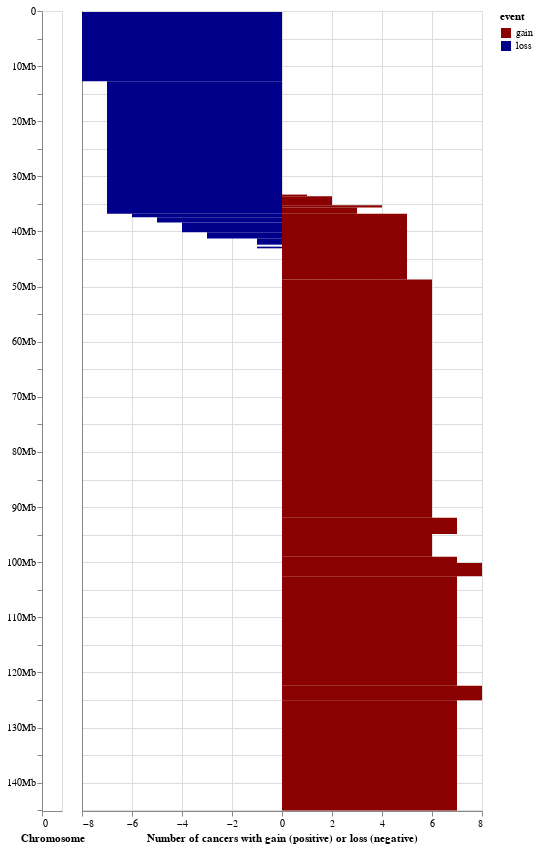

Notebook cell for this chart:
### Code cell
gistic_plot

### Figure 1 — Vega-Lite specification as saved in the notebook (floating-point values rounded to 4 significant figures)
{"config": {"view": {"continuousWidth": 400, "continuousHeight": 300}}, "hconcat": [{"data": {"name": "data-70833072e32b5889d0042db50b8b754f"}, "mark": "rect", "encoding": {"color": {"field": "color", "legend": null, "scale": {"domain": ["acen", "gneg", "gpos25", "gpos50", "gpos75", "gpos100", "gvar"], "range": ["crimson", "white", "lightgray", "darkgray", "dimgray", "black", "plum"]}, "type": "nominal"}, "order": {"field": "bp_start", "sort": "ascending", "type": "quantitative"}, "x": {"axis": {"grid": false, "labelAngle": 0, "labels": true, "ticks": true}, "field": "chromosome", "title": "Chromosome", "type": "quantitative"}, "y": {"axis": {"grid": false, "labelExpr": "datum.value == 0 ? 0 : datum.value % 10000000 ? null : slice(datum.label, -length(datum.label), -8) + 'Mb'", "values": [0, 5000000, 10000000, 15000000, 20000000, 25000000, 30000000, 35000000, 40000000, 45000000, 50000000, 55000000, 60000000, 65000000, 70000000, 75000000, 80000000, 85000000, 90000000, 95000000, 100000000, 105000000, 110000000, 115000000, 120000000, 125000000, 130000000, 135000000, 140000000, 145000000]}, "field": "bp_start", "scale": {"domain": [145100000.0, 0], "nice": false}, "title": null, "type": "quantitative"}, "y2": {"field": "bp_end"}}, "height": 800, "width": 20}, {"data": {"name": "data-a466a58f9b82f3fb517d4336ee86421c"}, "mark": "rect", "encoding": {"color": {"field": "event", "scale": {"domain": ["gain", "loss"], "range": ["darkred", "darkblue"]}, "type": "nominal"}, "tooltip": [{"field": "start", "format": ",", "type": "quantitative"}, {"field": "end", "format": ",", "type": "quantitative"}, {"field": "counts", "format": ",", "type": "quantitative"}], "x": {"field": "counts", "title": "Number of cancers with gain (positive) or loss (negative)", "type": "quantitative"}, "y": {"axis": {"labels": false, "ticks": false, "values": [0, 5000000, 10000000, 15000000, 20000000, 25000000, 30000000, 35000000, 40000000, 45000000, 50000000, 55000000, 60000000, 65000000, 70000000, 75000000, 80000000, 85000000, 90000000, 95000000, 100000000, 105000000, 110000000, 115000000, 120000000, 125000000, 130000000, 135000000, 140000000, 145000000]}, "field": "start", "title": null, "type": "quantitative"}, "y2": {"field": "end"}}}], "bounds": "flush", "resolve": {"scale": {"color": "independent", "y": "shared"}}, "$schema": "https://vega.github.io/schema/vega-lite/v4.17.0.json", "datasets": {"data-70833072e32b5889d0042db50b8b754f": [{"chromosome": 8, "arm": "p", "band": 23.3, "iscn_start": 0, "iscn_stop": 115, "bp_start": 1, "bp_stop": 2300000, "stain": "gneg", "density": null, "color": "gneg"}, {"chromosome": 8, "arm": "p", "band": 23.2, "iscn_start": 115, "iscn_stop": 331, "bp_start": 2300001, "bp_stop": 6300000, "stain": "gpos", "density": 75.0, "color": "gpos75"}, {"chromosome": 8, "arm": "p", "band": 23.1, "iscn_start": 331, "iscn_stop": 690, "bp_start": 6300001, "bp_stop": 12800000, "stain": "gneg", "density": null, "color": "gneg"}, {"chromosome": 8, "arm": "p", "band": 22.0, "iscn_start": 690, "iscn_stop": 992, "bp_start": 12800001, "bp_stop": 19200000, "stain": "gpos", "density": 100.0, "color": "gpos100"}, {"chromosome": 8, "arm": "p", "band": 21.3, "iscn_start": 992, "iscn_stop": 1179, "bp_start": 19200001, "bp_stop": 23500000, "stain": "gneg", "density": null, "color": "gneg"}, {"chromosome": 8, "arm": "p", "band": 21.2, "iscn_start": 1179, "iscn_stop": 1380, "bp_start": 23500001, "bp_stop": 27500000, "stain": "gpos", "density": 50.0, "color": "gpos50"}, {"chromosome": 8, "arm": "p", "band": 21.1, "iscn_start": 1380, "iscn_stop": 1639, "bp_start": 27500001, "bp_stop": 29000000, "stain": "gneg", "density": null, "color": "gneg"}, {"chromosome": 8, "arm": "p", "band": 12.0, "iscn_start": 1639, "iscn_stop": 1897, "bp_start": 29000001, "bp_stop": 36700000, "stain": "gpos", "density": 75.0, "color": "gpos75"}, {"chromosome": 8, "arm": "p", "band": 11.23, "iscn_start": 1897, "iscn_stop": 2041, "bp_start": 36700001, "bp_stop": 38500000, "stain": "gneg", "density": null, "color": "gneg"}, {"chromosome": 8, "arm": "p", "band": 11.22, "iscn_start": 2041, "iscn_stop": 2156, "bp_start": 38500001, "bp_stop": 39900000, "stain": "gpos", "density": 25.0, "color": "gpos25"}, {"chromosome": 8, "arm": "p", "band": 11.21, "iscn_start": 2156, "iscn_stop": 2343, "bp_start": 39900001, "bp_stop": 43200000, "stain": "gneg", "density": null, "color": "gneg"}, {"chromosome": 8, "arm": "p", "band": 11.1, "iscn_start": 2343, "iscn_stop": 2472, "bp_start": 43200001, "bp_stop": 45200000, "stain": "acen", "density": null, "color": "acen"}, {"chromosome": 8, "arm": "q", "band": 11.1, "iscn_start": 2472, "iscn_stop": 2645, "bp_start": 45200001, "bp_stop": 47200000, "stain": "acen", "density": null, "color": "acen"}, {"chromosome": 8, "arm": "q", "band": 11.21, "iscn_start": 2645, "iscn_stop": 2817, "bp_start": 47200001, "bp_stop": 51300000, "stain": "gneg", "density": null, "color": "gneg"}, {"chromosome": 8, "arm": "q", "band": 11.22, "iscn_start": 2817, "iscn_stop": 3033, "bp_start": 51300001, "bp_stop": 51700000, "stain": "gpos", "density": 75.0, "color": "gpos75"}, {"chromosome": 8, "arm": "q", "band": 11.23, "iscn_start": 3033, "iscn_stop": 3277, "bp_start": 51700001, "bp_stop": 54600000, "stain": "gneg", "density": null, "color": "gneg"}, {"chromosome": 8, "arm": "q", "band": 12.1, "iscn_start": 3277, "iscn_stop": 3493, "bp_start": 54600001, "bp_stop": 60600000, "stain": "gpos", "density": 50.0, "color": "gpos50"}, {"chromosome": 8, "arm": "q", "band": 12.2, "iscn_start": 3493, "iscn_stop": 3622, "bp_start": 60600001, "bp_stop": 61300000, "stain": "gneg", "density": null, "color": "gneg"}, {"chromosome": 8, "arm": "q", "band": 12.3, "iscn_start": 3622, "iscn_stop": 3809, "bp_start": 61300001, "bp_stop": 65100000, "stain": "gpos", "density": 50.0, "color": "gpos50"}, {"chromosome": 8, "arm": "q", "band": 13.1, "iscn_start": 3809, "iscn_stop": 3938, "bp_start": 65100001, "bp_stop": 67100000, "stain": "gneg", "density": null, "color": "gneg"}, {"chromosome": 8, "arm": "q", "band": 13.2, "iscn_start": 3938, "iscn_stop": 4096, "bp_start": 67100001, "bp_stop": 69600000, "stain": "gpos", "density": 50.0, "color": "gpos50"}, {"chromosome": 8, "arm": "q", "band": 13.3, "iscn_start": 4096, "iscn_stop": 4312, "bp_start": 69600001, "bp_stop": 72000000, "stain": "gneg", "density": null, "color": "gneg"}, {"chromosome": 8, "arm": "q", "band": 21.11, "iscn_start": 4312, "iscn_stop": 4545, "bp_start": 72000001, "bp_stop": 74600000, "stain": "gpos", "density": 100.0, "color": "gpos100"}, {"chromosome": 8, "arm": "q", "band": 21.12, "iscn_start": 4545, "iscn_stop": 4628, "bp_start": 74600001, "bp_stop": 74700000, "stain": "gneg", "density": null, "color": "gneg"}, {"chromosome": 8, "arm": "q", "band": 21.13, "iscn_start": 4628, "iscn_stop": 4858, "bp_start": 74700001, "bp_stop": 83500000, "stain": "gpos", "density": 75.0, "color": "gpos75"}, {"chromosome": 8, "arm": "q", "band": 21.2, "iscn_start": 4858, "iscn_stop": 4959, "bp_start": 83500001, "bp_stop": 85900000, "stain": "gneg", "density": null, "color": "gneg"}, {"chromosome": 8, "arm": "q", "band": 21.3, "iscn_start": 4959, "iscn_stop": 5289, "bp_start": 85900001, "bp_stop": 92300000, "stain": "gpos", "density": 100.0, "color": "gpos100"}, {"chromosome": 8, "arm": "q", "band": 22.1, "iscn_start": 5289, "iscn_stop": 5577, "bp_start": 92300001, "bp_stop": 97900000, "stain": "gneg", "density": null, "color": "gneg"}, {"chromosome": 8, "arm": "q", "band": 22.2, "iscn_start": 5577, "iscn_stop": 5692, "bp_start": 97900001, "bp_stop": 100500000, "stain": "gpos", "density": 25.0, "color": "gpos25"}, {"chromosome": 8, "arm": "q", "band": 22.3, "iscn_start": 5692, "iscn_stop": 5922, "bp_start": 100500001, "bp_stop": 105100000, "stain": "gneg", "density": null, "color": "gneg"}, {"chromosome": 8, "arm": "q", "band": 23.1, "iscn_start": 5922, "iscn_stop": 6152, "bp_start": 105100001, "bp_stop": 109500000, "stain": "gpos", "density": 75.0, "color": "gpos75"}, {"chromosome": 8, "arm": "q", "band": 23.2, "iscn_start": 6152, "iscn_stop": 6267, "bp_start": 109500001, "bp_stop": 111100000, "stain": "gneg", "density": null, "color": "gneg"}, {"chromosome": 8, "arm": "q", "band": 23.3, "iscn_start": 6267, "iscn_stop": 6611, "bp_start": 111100001, "bp_stop": 116700000, "stain": "gpos", "density": 100.0, "color": "gpos100"}, {"chromosome": 8, "arm": "q", "band": 24.11, "iscn_start": 6611, "iscn_stop": 6726, "bp_start": 116700001, "bp_stop": 118300000, "stain": "gneg", "density": null, "color": "gneg"}, {"chromosome": 8, "arm": "q", "band": 24.12, "iscn_start": 6726, "iscn_stop": 6942, "bp_start": 118300001, "bp_stop": 121500000, "stain": "gpos", "density": 50.0, "color": "gpos50"}, {"chromosome": 8, "arm": "q", "band": 24.13, "iscn_start": 6942, "iscn_stop": 7244, "bp_start": 121500001, "bp_stop": 126300000, "stain": "gneg", "density": null, "color": "gneg"}, {"chromosome": 8, "arm": "q", "band": 24.21, "iscn_start": 7244, "iscn_stop": 7431, "bp_start": 126300001, "bp_stop": 130400000, "stain": "gpos", "density": 50.0, "color": "gpos50"}, {"chromosome": 8, "arm": "q", "band": 24.22, "iscn_start": 7431, "iscn_stop": 7661, "bp_start": 130400001, "bp_stop": 135400000, "stain": "gneg", "density": null, "color": "gneg"}, {"chromosome": 8, "arm": "q", "band": 24.23, "iscn_start": 7661, "iscn_stop": 7804, "bp_start": 135400001, "bp_stop": 138900000, "stain": "gpos", "density": 75.0, "color": "gpos75"}, {"chromosome": 8, "arm": "q", "band": 24.3, "iscn_start": 7804, "iscn_stop": 8250, "bp_start": 138900001, "bp_stop": 145138636, "stain": "gneg", "density": null, "color": "gneg"}], "data-a466a58f9b82f3fb517d4336ee86421c": [{"start": 0.0, "end": 33310000.0, "counts": 0, "length": 33310000.0, "event": "gain"}, {"start": 33310000.0, "end": 33590000.0, "counts": 1, "length": 283300.0, "event": "gain"}, {"start": 33590000.0, "end": 35240000.0, "counts": 2, "length": 1644000.0, "event": "gain"}, {"start": 35240000.0, "end": 35670000.0, "counts": 4, "length": 436700.0, "event": "gain"}, {"start": 35670000.0, "end": 36780000.0, "counts": 3, "length": 1112000.0, "event": "gain"}, {"start": 36780000.0, "end": 48710000.0, "counts": 5, "length": 11930000.0, "event": "gain"}, {"start": 48710000.0, "end": 91950000.0, "counts": 6, "length": 43240000.0, "event": "gain"}, {"start": 91950000.0, "end": 94900000.0, "counts": 7, "length": 2941000.0, "event": "gain"}, {"start": 94900000.0, "end": 99010000.0, "counts": 6, "length": 4117000.0, "event": "gain"}, {"start": 99010000.0, "end": 100100000.0, "counts": 7, "length": 1120000.0, "event": "gain"}, {"start": 100100000.0, "end": 102600000.0, "counts": 8, "length": 2418000.0, "event": "gain"}, {"start": 102600000.0, "end": 122400000.0, "counts": 7, "length": 19860000.0, "event": "gain"}, {"start": 122400000.0, "end": 125000000.0, "counts": 8, "length": 2610000.0, "event": "gain"}, {"start": 125000000.0, "end": 145100000.0, "counts": 7, "length": 20030000.0, "event": "gain"}, {"start": 0.0, "end": 166100.0, "counts": 0, "length": 166100.0, "event": "loss"}, {"start": 166100.0, "end": 12730000.0, "counts": -8, "length": 12560000.0, "event": "loss"}, {"start": 12730000.0, "end": 36780000.0, "counts": -7, "length": 24060000.0, "event": "loss"}, {"start": 36780000.0, "end": 37400000.0, "counts": -6, "length": 619100.0, "event": "loss"}, {"start": 37400000.0, "end": 38380000.0, "counts": -5, "length": 978900.0, "event": "loss"}, {"start": 38380000.0, "end": 40150000.0, "counts": -4, "length": 1771000.0, "event": "loss"}, {"start": 40150000.0, "end": 41260000.0, "counts": -3, "length": 1108000.0, "event": "loss"}, {"start": 41260000.0, "end": 42390000.0, "counts": -1, "length": 1130000.0, "event": "loss"}, {"start": 42390000.0, "end": 42750000.0, "counts": 0, "length": 360900.0, "event": "loss"}, {"start": 42750000.0, "end": 43060000.0, "counts": -1, "length": 303700.0, "event": "loss"}]}}
